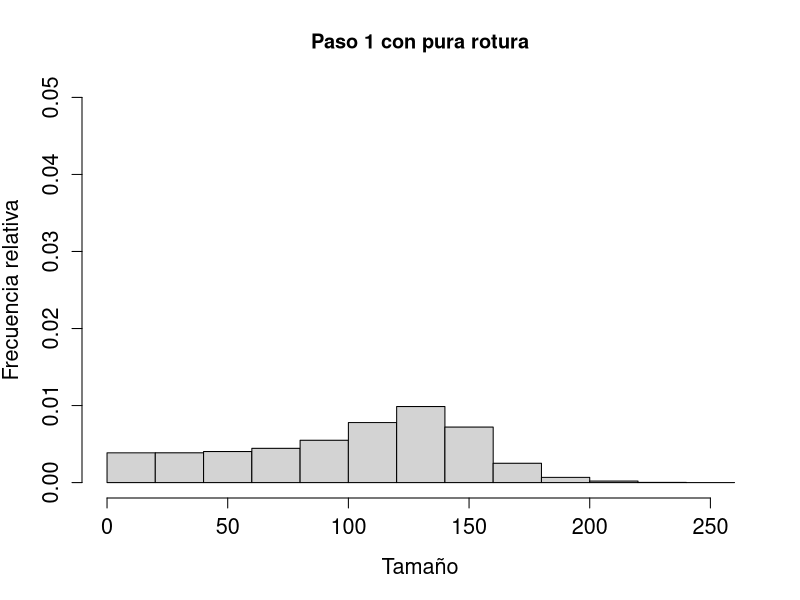
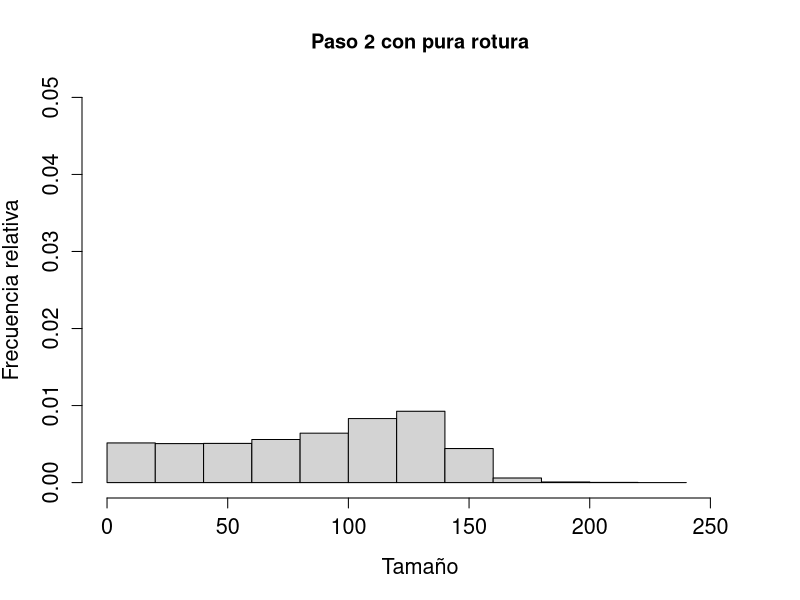
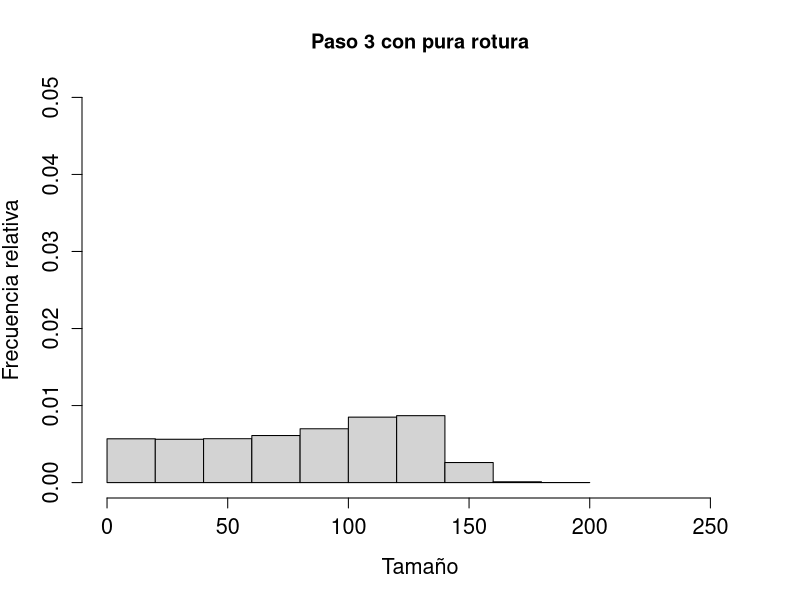
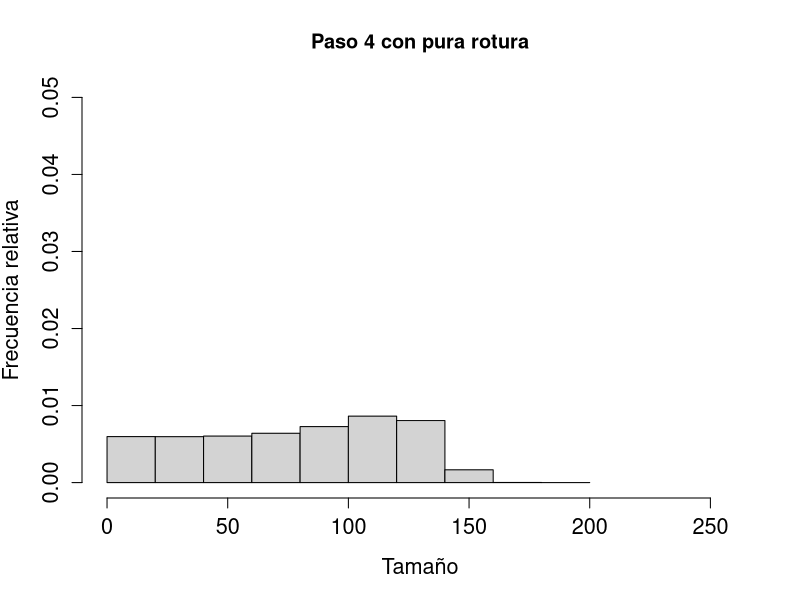
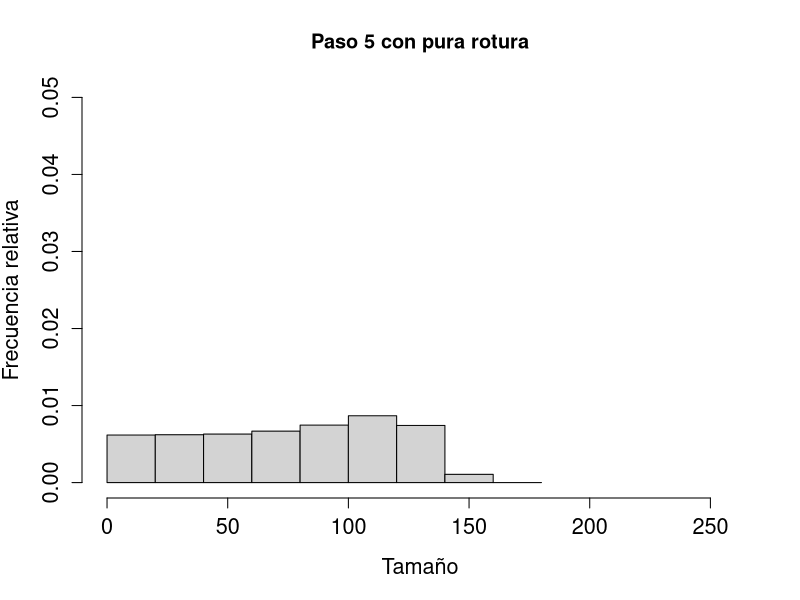
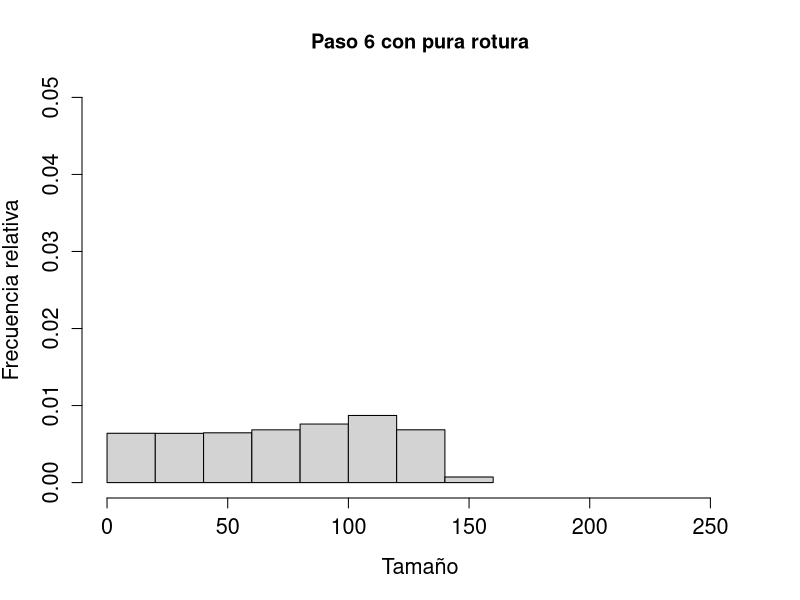
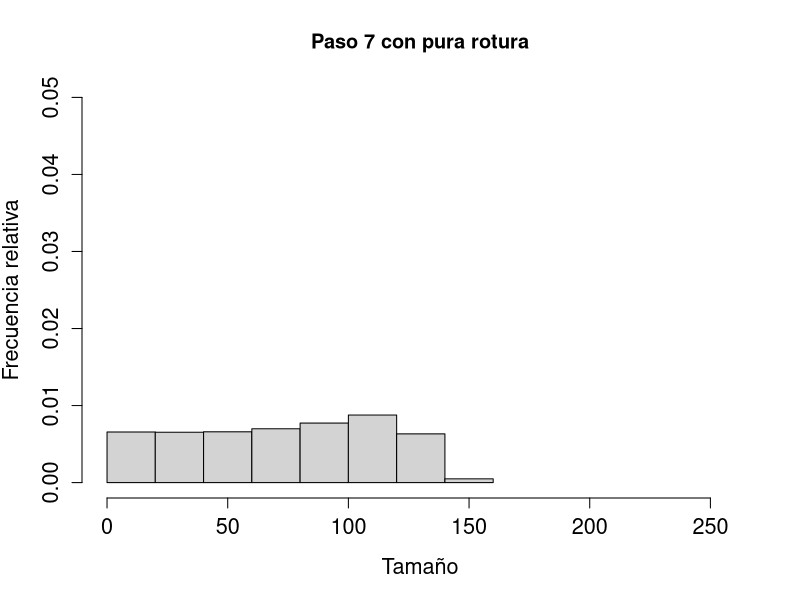
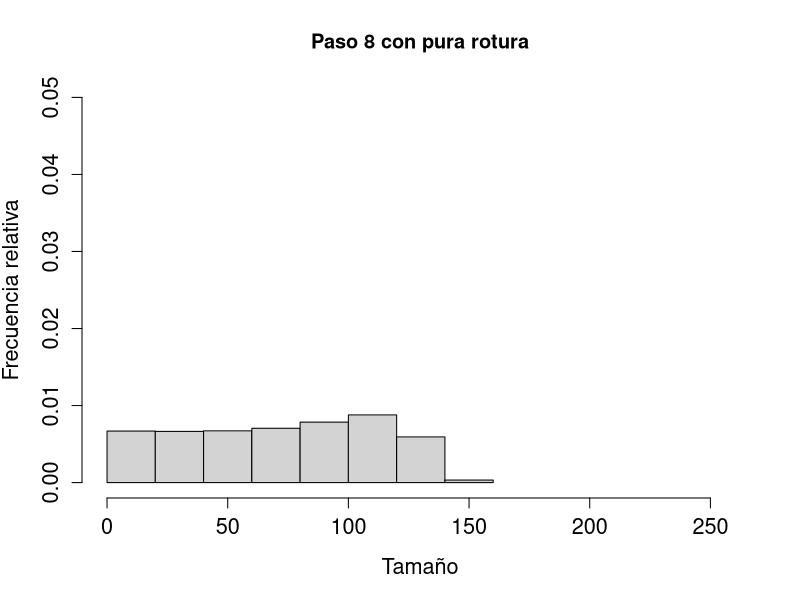

R code for these plots, in order:
k <- 10000

n <- 1500000

originales <- rnorm(k)

cumulos <- originales - min(originales) + 1

cumulos <- round(n * cumulos / sum(cumulos))

diferencia <- n - sum(cumulos)

if (diferencia > 0) {
  
  for (i in 1:diferencia) {
    
    p <- sample(1:k, 1)
    
    cumulos[p] <- cumulos[p] + 1
    
  }
  
} else if (diferencia < 0) {
  
  for (i in 1:-diferencia) {
    
    p <- sample(1:k, 1)
    
    if (cumulos[p] > 1) {
      
      cumulos[p] <- cumulos[p] - 1
      
    }
    
  }
  
}

c <- median(cumulos) # tamanio critico de cumulos

d <- sd(cumulos) / 4 # factor arbitrario para suavizar la curva

rotura <- function(x) {
  
  return (1 / (1 + exp((c - x) / d)))
  
}

union <- function(x) {
  
  return (exp(-x / c))
  
}

romperse <- function(tam, cuantos) {
  
  res <- integer()
  
  for (cumulo in 1:cuantos) {
    
    if (runif(1) < rotura(tam)) {
      
      primera <- sample(1:(tam-1), 1)
      
      segunda <- tam - primera
      
      res <- c(res, primera, segunda)
      
    } else {
      
      res <- c(res, tam)
      
    }
    
  }
  
  return(res)
  
}

freq <- as.data.frame(table(cumulos))

names(freq) <- c("tam", "num")

freq$tam <- as.numeric(levels(freq$tam))[freq$tam]

duracion <- 10

digitos <- floor(log(duracion, 10)) + 1

xmax <- NULL

for (paso in 1:duracion) {
  
  pedazos <- integer()
  
  for (i in 1:dim(freq)[1]) {
    
    urna <- freq[i,]
    
    pedazos <- c(pedazos, romperse(urna$tam, urna$num))
    
  }
  
  tl <- paste(paso, "", sep="")
  
  while (nchar(tl) < digitos) {
    
    tl <- paste("0", tl, sep="")
    
  }
  
  if (is.null(xmax)) {
    
    xmax <- 1.05 * max(pedazos)
    
  }
  
  png(paste("p8_t", tl, ".png", sep=""), width=300, height=300)
  
  hist(pedazos, breaks=10, main=paste("Paso", paso, "con pura rotura"), 
       
       freq=FALSE, xlim=c(0, xmax), ylim=c(0, 0.05),
       
       xlab="Tama\u{00f1}o", ylab="Frecuencia relativa", cex.lab=1.3, cex.axis=1.3)
  
  graphics.off()
  
  freq <- as.data.frame(table(pedazos))
  
  names(freq) <- c("tam", "num")
  
  freq$tam <- as.numeric(levels(freq$tam))[freq$tam]
  
}